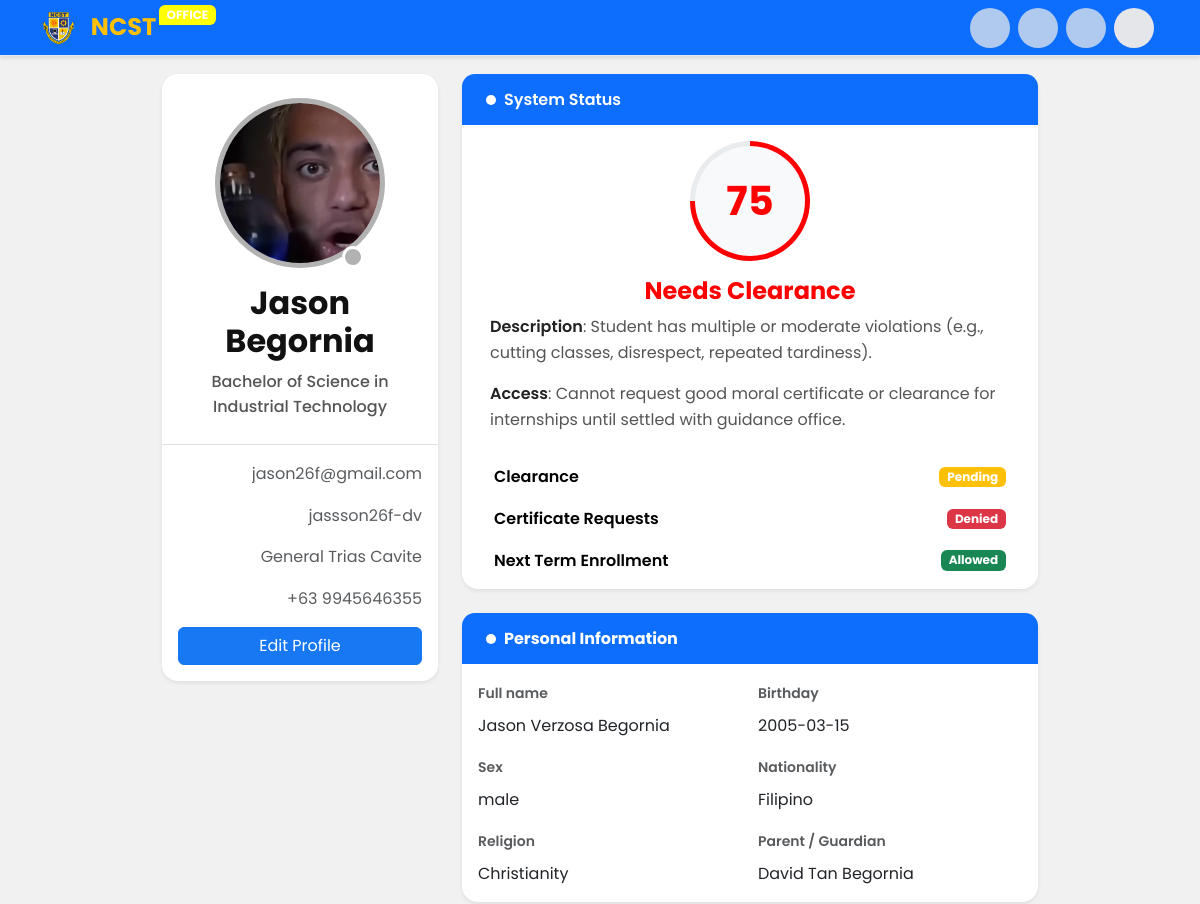
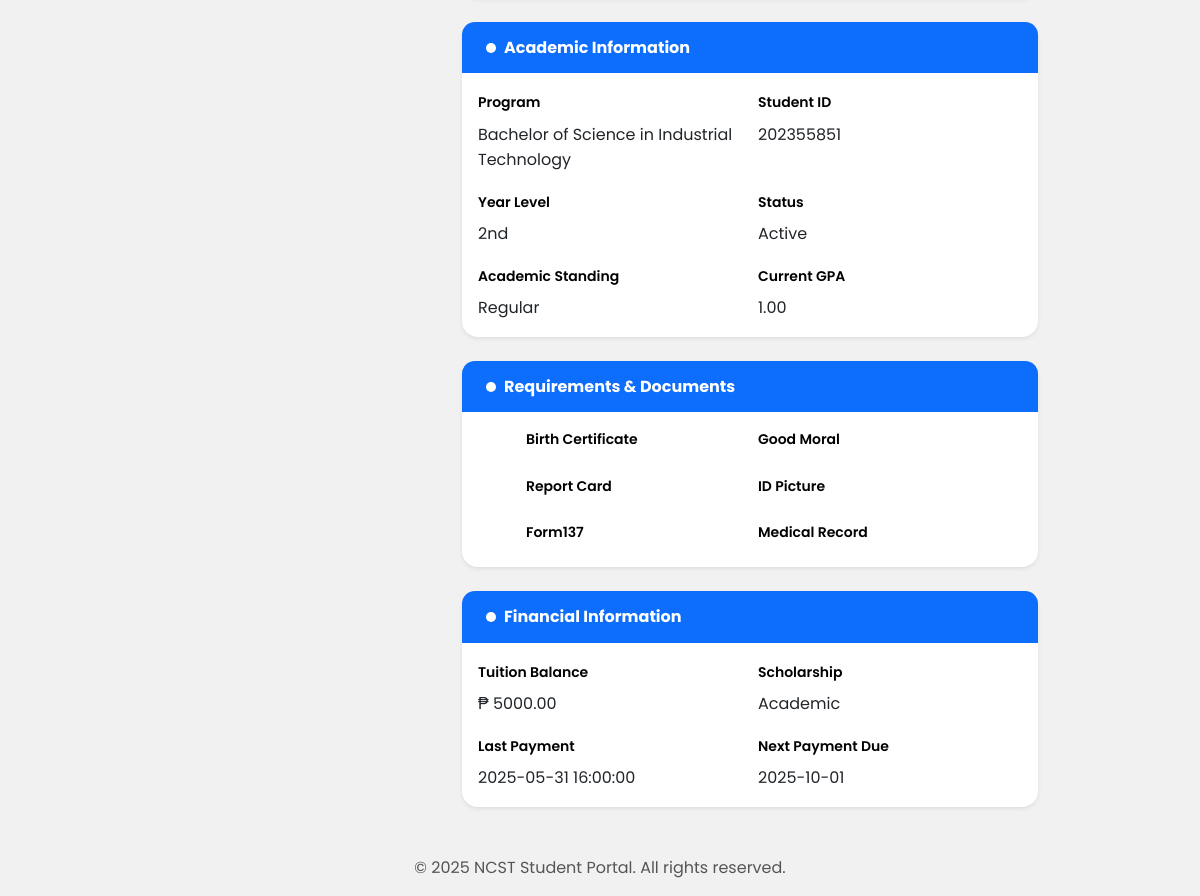
The page /src/views/authenticated/students/userProfile.php (signed in) on the database its author committed (2 pictures, top to bottom).
### tables this page shows
CREATE TABLE `students` (
  `student_id` int(11) NOT NULL,
  `first_name` varchar(50) DEFAULT NULL,
  `middle_name` varchar(50) DEFAULT NULL,
  `last_name` varchar(50) DEFAULT NULL,
  `birthday` date DEFAULT NULL,
  `sex` enum('male','female','other') DEFAULT NULL,
  `religion` varchar(50) DEFAULT NULL,
  `nationality` varchar(50) DEFAULT NULL,
  `guardian` varchar(100) DEFAULT NULL,
  `email` varchar(100) DEFAULT NULL,
  `password` varchar(100) NOT NULL,
  `social_media` varchar(100) DEFAULT NULL,
  `profile_pic` blob DEFAULT NULL,
  `address` varchar(200) DEFAULT NULL,
  `contact_number` varchar(20) DEFAULT NULL,
  `student_credits` int(11) DEFAULT NULL,
  `course` enum('Bachelor of Science in Information Technology','Bachelor of Science in Computer Science','Bachelor of Science in Hospitality Management','Bachelor of Science in Criminology','Bachelor of Science in Nursing','Bachelor of Arts in Communication','Bachelor of Science in Industrial Technology') DEFAULT NULL,
  `year_level` enum('1st','2nd','3rd','4th') DEFAULT NULL,
  `student_status` enum('Active','Inactive','Graduated','Dropped','Banned') DEFAULT NULL,
  `academic_standing` enum('Regular','Irregular','Probation','Dismissed') NOT NULL DEFAULT 'Regular',
  `current_gpa` decimal(3,2) DEFAULT NULL,
  `tuition_balance` decimal(10,2) DEFAULT NULL,
  `next_payment_due` date DEFAULT (curdate() + interval 1 month),
  `last_payment` timestamp NULL DEFAULT current_timestamp(),
  `scholarship` enum('Full','Partial','Athletic','Academic','None') NOT NULL DEFAULT 'None',
  `hasBirthCertificate` tinyint(1) DEFAULT NULL,
  `hasGoodMoral` tinyint(1) DEFAULT NULL,
  `hasReportCard` tinyint(1) DEFAULT NULL,
  `hasIDPicture` tinyint(1) DEFAULT NULL,
  `hasMedical_record` tinyint(1) DEFAULT NULL,
  `hasForm137` tinyint(1) DEFAULT NULL
);

### src/views/authenticated/students/userProfile.php (the view, shortened to what the rows shown need)
<?php
    include('../../../../header.php');
    include('../../../components/navigationBar.php');
?>
<main class="user_profile container my-5 ">
    <div class="row g-4 ">
        <div class="col-lg-4  top-offset">
            <?php
            $user_id = $_SESSION["student_id"];
            $result = $conn->query("SELECT * FROM students WHERE student_id='$user_id'");
            $row = $result->fetch_assoc();
            extract($row);
            echo "
                <div class='card shadow-sm rounded-4'>
                    <div class='bg-light-blue p-4 text-center d-flex flex-column'>
                        <div class='user_content flex_centered mb-3 position-relative'>
                            <div class='user_picture overflow-hidden'>
                            <img src='/ncst/public/uploads/profile/$profile_pic' alt='profile' width='180px'>
                            </div>
                            <div class='camera'>
                            </div>
                        </div>
                        <h2 class='h4 fw-bold mb-2'>$first_name $last_name</h2>
                        <p class='text-blue fw-medium mb-0'>$course</p>
                    </div>
                    <div class='card-body border-top'>
                        <div class='d-flex justify-content-between align-items-center mb-3 gap-3'>
                            <span class='text-muted overflow-hidden'>$email</span>
                        </div>
                        <div class='d-flex justify-content-between align-items-center mb-3 gap-3'>
                            <span class='text-muted overflow-hidden'>$social_media</span>
                        </div>
                        <div class='d-flex justify-content-between align-items-center mb-3 gap-3'>
                            <span class='text-muted'>$address</span>
                        </div>
                        <div class='d-flex justify-content-between align-items-center mb-3 gap-3'>
                            <span class='text-muted overflow-hidden'>+63 $contact_number</span>
                        </div>
                    </div>
                </div>
                ";
            ?>
        </div>
        <div class="col-lg-8">
            <div class="row g-4">
                <?php
                    $status                 = 'green';
                    $violation_status       = '';
                    $Description            = '';
                    $access                 = '';
                    $clearance              = 'OK';
                    $pendingStatus          = 'success';
                    $requests_certificate   = 'Allowed';
                    $requests_status        = 'success';
                    $Enrollment             = 'Allowed';
                    $isallowed              = 'success';
                    if (isset($student_credits)) {
                        switch (true) {
                            case ($student_credits >= 70):
                                $status                 = 'red';
                                $violation_status       = 'Needs Clearance';
                                $Description            = 'Student has multiple or moderate violations (e.g., cutting classes, disrespect, repeated tardiness).';
                                $access                 = 'Cannot request good moral certificate or clearance for internships until settled with guidance office.';
                                $clearance              = 'Pending';
                                $pendingStatus          = 'warning';
                                $requests_certificate   =  'Denied';
                                $requests_status        =    'danger';
                                break;
                        }
                    }
                    echo"
                        <div class='col-12  top-offset'>
                                <div class='card shadow-sm rounded-4'>
                                    <div class='card-body'>
                                        <div class='container flex_centered flex-column mb-3'>
                                                <div class='circle' style='background: conic-gradient($status  0% $student_credits%, #e9ecef $student_credits% 100%);''>
                                                    <span class='bg-light text-$status  percentage flex_centered fs-1' >$student_credits</span>
                                                </div>
                                                    <h4 class='text-center text-$status'>$violation_status</h4>
                                                    <p><strong>Description</strong>: $Description</p>
                                                    <p><strong>Access</strong>: $access</p>
                                        </div>
                                                    <span class='badge bg-$pendingStatus status-badge'>$clearance</span>
                                                    <span class='badge bg-$requests_status status-badge'>$requests_certificate</span>
                                                    <span class='badge bg-$isallowed status-badge'>$Enrollment</span>
                                    </div>
                                </div>
                            </div>
                        <div class='col-12'>
                            <div class='card shadow-sm rounded-4'>
                                <div class='card-body'>
                                    <div class='row g-3'>
                                        <div class='col-md-6'>
                                            <label class='form-label text-muted small fw-semibold text-black'>Full name</label>
                                            <p class='mb-0 text-dark'>$first_name $middle_name $last_name</p>
                                        </div>
                                        <div class='col-md-6'>
                                            <label class='form-label text-muted small fw-semibold text-black'>Birthday</label>
                                            <p class='mb-0 text-dark'>$birthday</p>
                                        </div>
                                        <div class='col-md-6'>
                                            <label class='form-label text-muted small fw-semibold text-black'>Sex</label>
                                            <p class='mb-0 text-dark'>$sex</p>
                                        </div>
                                        <div class='col-md-6'>
                                            <label class='form-label text-muted small fw-semibold text-black'>Nationality</label>
                                            <p class='mb-0 text-dark'>$nationality</p>
                                        </div>
                                        <div class='col-md-6'>
                                            <label class='form-label text-muted small fw-semibold text-black'>Religion</label>
                                            <p class='mb-0 text-dark'>$religion</p>
                                        </div>
                                        <div class='col-md-6'>
                                            <label class='form-label text-muted small fw-semibold text-black'>Parent / Guardian</label>
                                            <p class='mb-0 text-dark'>$guardian</p>
                                        </div>
                                    </div>
                                </div>
                            </div>
                        </div>
                        <div class='col-12'>
                            <div class='card shadow-sm rounded-4'>
                                <div class='card-body'>
                                    <div class='row g-3'>
                                        <div class='col-md-6'>
                                            <label class='form-label  small fw-semibold text-black'>Program</label>
                                            <p class='mb-0 text-dark'>$course</p>
                                        </div>
                                        <div class='col-md-6'>
                                            <label class='form-label  small fw-semibold text-black'>Student ID</label>
                                            <p class='mb-0 text-dark'>$student_id</p>
                                        </div>
                                        <div class='col-md-6'>
                                            <label class='form-label  small fw-semibold text-black'>Year Level</label>
                                            <p class='mb-0 text-dark'>$year_level</p>
                                        </div>
                                        <div class='col-md-6'>
                                            <label class='form-label  small fw-semibold text-black'>Status</label>
                                            <p class='mb-0 text-dark'>$student_status</p>
                                        </div>
                                        <div class='col-md-6'>
                                            <label class='form-label  small fw-semibold text-black'>Academic Standing</label>
                                            <p class='mb-0 text-dark'>$academic_standing</p>
                                        </div>
                                        <div class='col-md-6'>
                                            <label class='form-label  small fw-semibold text-black'>Current GPA</label>
                                            <p class='mb-0 text-dark'>$current_gpa</p>
                                        </div>
                                    </div>
                                </div>
                            </div>
                        </div>
                    ";
                ?>
                <?php
                    echo "
                        <div class='col-12'>
                            <div class='card shadow-sm rounded-4'>
                                <div class='card_title px-4 py-3'>
                                    <h5 class='fw-bold text-dark mb-0 d-flex align-items-center gap-2 text-white'>
                                        <div class='icon'>
                                            <span class='iconify' data-icon='fluent-color:coin-multiple-32' data-width='30px'></span>
                                        </div>
                                        Financial Information
                                    </h5>
                                </div>
                                <div class='card-body'>
                                    <div class='row g-3'>
                                        <div class='col-md-6'>
                                            <label class='form-label small fw-semibold text-black'>Tuition Balance</label>
                                            <p class='mb-0 text-dark'>₱ $tuition_balance</p>
                                        </div>
                                        <div class='col-md-6'>
                                            <label class='form-label small fw-semibold text-black'>Scholarship</label>
                                            <p class='mb-0 text-dark'>$scholarship</p>
                                        </div>
                                        <div class='col-md-6'>
                                            <label class='form-label small fw-semibold text-black'>Last Payment</label>
                                            <p class='mb-0 text-dark'>$last_payment</p>
                                        </div>
                                        <div class='col-md-6'>
                                            <label class='form-label small fw-semibold text-black'>Next Payment Due</label>
                                            <p class='mb-0 text-dark'>$next_payment_due</p>
                                        </div>
                                    </div>
                                </div>
                            </div>
                        </div>
                    ";
                ?>
            </div>
        </div>
    </div>
</main>
<?php
    include('../../../../footer.php');
?>

### rows shown on the page
students: profile_pic (picture), first_name "Jason", last_name "Begornia", course "Bachelor of Science in Industrial Technology", email "jason26f@gmail.com", social_media "jassson26f-dv", address "General Trias Cavite", contact_number "9945646355", student_credits "75", middle_name "Verzosa", birthday "2005-03-15", sex "male", nationality "Filipino", religion "Christianity", guardian "David Tan Begornia", student_id "202355851", year_level "2nd", student_status "Active", academic_standing "Regular", current_gpa "1.00", tuition_balance "5000.00", scholarship "Academic", last_payment "2025-05-31 16:00:00", next_payment_due "2025-10-01"

### other values the page prints
$violation_status "Needs Clearance"
$Description "Student has multiple or moderate violations (e.g., cutting classes, disrespect, repeated tardiness)."
$access "Cannot request good moral certificate or clearance for internships until settled with guidance office."
$clearance "Pending"
$requests_certificate "Denied"
$Enrollment "Allowed"
$label "Birth Certificate"
$label "Good Moral"
$label "Report Card"
$label "ID Picture"
$label "Form137"
$label "Medical Record"
